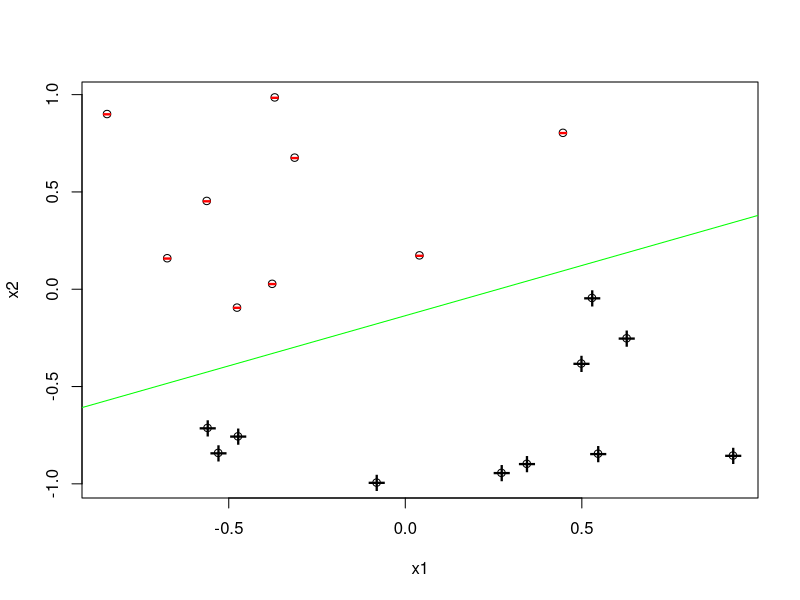

This figure's R source:


# Länk:
# http://www.cs.ukzn.ac.za/~hughm/dm/content/slides07.pdf



set.seed(201606)
N <- 20
x1 <- runif(N,-1,1)
x2 <- runif(N,-1,1)
x <- cbind(x1,x2)
Y <- ifelse(x2>x1,-1,1)

plot(x)
points(subset(x,Y==1),col="black",pch="+",cex=2)
points(subset(x,Y==-1),col="red",pch="-",cex=2)

distance.from.plane = function(z,w,b) {
  sum(z*w) + b # If False = 0, first iteration returns b (0), andra bara -1 b är -15
  }
classify.linear = function(x,w,b) {  # x, FALSE FALSE, 0
  distances = apply(x, 1, distance.from.plane, w, b)
  return(ifelse(distances < 0, -1, +1)) #first only 1111
  }

euclidean.norm = function(x) {sqrt(sum(x * x))} # multiply row-vector, the distance of the vector
perceptron = function(x, y, learning.rate=1) {
  w = vector(length = ncol(x)) # initialize w, with length = ncol, FALSE FALSE
  b = 0 # Initialize b
  k = 0 # count updates
  R = max(apply(x, 1, euclidean.norm)) # 1 refers to the rows, finds max distance 
  made.mistake = TRUE # to enter the while loop
  while (made.mistake) {
    made.mistake=FALSE # hopefully
    yc <- classify.linear(x,w,b) # predicts, first round 111111 50%
    for (i in 1:nrow(x)) {
      if (y[i] != yc[i]) { 
        w <- w + learning.rate * y[i]*x[i,] #w ökar för varje fel prediction
        b <- b + learning.rate * y[i]*R^2 # b ökar för varje fel, minskar r 2
        k <- k+1
        made.mistake=TRUE
        }
      } }
  s = euclidean.norm(w)
  return(list(w=w/s,b=b/s,updates=k))
  }

p <- perceptron(x, Y)
intercept <- - p$b / p$w[[2]]

slope <- - p$w[[1]] /p$ w[[2]]
abline(intercept,slope,col="green")
